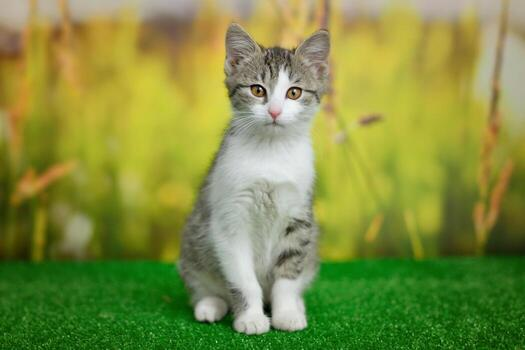
#> input picture cat.jpg, 525 x 350 px
$ jupyter execute --allow-errors 10_OpenCV_Features_and_Feature_Matching.ipynb
#> lines starting #> are read from the running program, lines starting #| are printed output that depends on the picture
# Notebook 10 — OpenCV Features & Feature Matching

## 1. What problem are we solving?

**Intuition:** Imagine taking a photo of a cat, then taking another photo where the same image is rotated or resized. We want to recognize which parts correspond.

**Straight definition:** Feature matching finds corresponding visual features between two images.

[cell 1]
import cv2
import matplotlib.pyplot as plt

img = cv2.imread("cat.jpg")
#> img is the input picture: shape (350, 525, 3); mean B, G, R 66.2, 142.5, 129.8
if img is None:
    raise FileNotFoundError("cat.jpg not found")

img_rgb = cv2.cvtColor(img, cv2.COLOR_BGR2RGB)
plt.imshow(img_rgb)
plt.axis("off")
plt.show()

## 2. What is a feature?

**Intuition:** A feature is a visually interesting landmark — for example, a corner, eye, or distinctive texture.

**Straight definition:** A feature is local image information that can be detected and described reliably.

We will represent important features using **keypoints**.

## 3. Keypoint

**Intuition:** Think of a keypoint as putting a pin on an interesting location in the image.

**Straight definition:** A keypoint stores the location and properties of a detected image feature.

**Example:** ORB can automatically find these pins.

[cell 2]
orb = cv2.ORB_create()
keypoints = orb.detect(img, None)
#> keypoints = 485 keypoints; strongest (x, y, size): (260, 88, 31), (295, 90, 37.2), (261, 88, 44.6), (259, 85, 37.2)

print("Number of keypoints:", len(keypoints))
#| Number of keypoints: 485

view = cv2.drawKeypoints(img_rgb, keypoints, None)
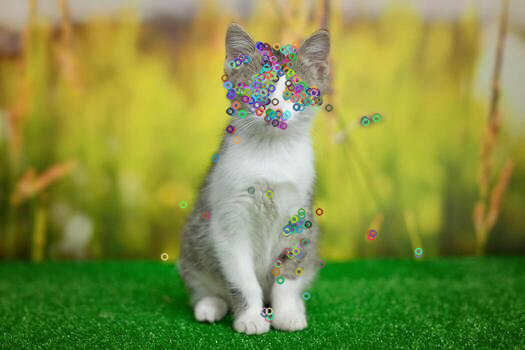
#> view: shape (350, 525, 3); mean R, G, B 129.4, 142.4, 66.5
plt.figure(figsize=(8, 6))
plt.imshow(view)
plt.axis("off")
plt.show()

## 4. Descriptor

**Intuition:** A keypoint tells us **where** the landmark is. A descriptor is like its **fingerprint** — it tells us what the surrounding region looks like.

**Straight definition:** A descriptor is a numerical representation of the image region around a keypoint.

**Example:**

[cell 3]
keypoints, descriptors = orb.detectAndCompute(img, None)

print("Keypoints:", len(keypoints))
#| Keypoints: 485
print("Descriptor shape:", descriptors.shape)
#| Descriptor shape: (485, 32)
plt.imshow(descriptors)
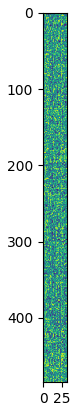
#> figure drawn by matplotlib, 1 panel

## 5. The basic pipeline

```text
Image
  ↓
Find keypoints
  ↓
Create descriptors
  ↓
Compare descriptors from two images
  ↓
Find matching features
```

This is the main idea of the entire notebook.

## 6. ORB

**Intuition:** ORB is a fast tool that finds interesting points and creates compact fingerprints for them.

**Straight definition:** ORB combines FAST-style keypoint detection with a binary BRIEF-style descriptor and orientation handling.

**Example:**

[cell 4]
orb = cv2.ORB_create(nfeatures=500)
keypoints, descriptors = orb.detectAndCompute(img, None)

print("Keypoints:", len(keypoints))
#| Keypoints: 485
print("Descriptor shape:", descriptors.shape)
#| Descriptor shape: (485, 32)

## 7. FAST

**Intuition:** FAST mainly asks: **“Does this location look like a corner?”**

**Straight definition:** FAST is a corner/keypoint detector based on intensity comparisons around a candidate pixel.

**Example:**

[cell 5]
fast = cv2.FastFeatureDetector_create()
fast_keypoints = fast.detect(img, None)
#> fast_keypoints = 1901 keypoints; strongest (x, y, size): (260, 88, 7), (295, 90, 7), (216, 341, 7), (286, 96, 7)
print("FAST keypoints:", len(fast_keypoints))
#| FAST keypoints: 1901

## 8. Why do we need two images?

Matching needs something to compare. We will create a second view from `cat.jpg` by rotating and resizing it.

```text
cat.jpg → image 1
cat.jpg → rotate + resize → image 2
```

[cell 6]
h, w = img.shape[:2]
#> h = 350; w = 525
M = cv2.getRotationMatrix2D((w/2, h/2), 15, 0.85)
img2 = cv2.warpAffine(img, M, (w, h))
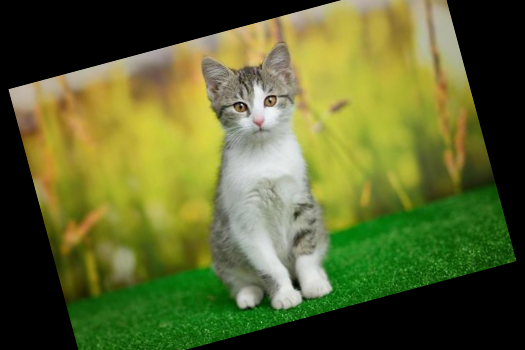
#> img2: shape (350, 525, 3); mean B, G, R 46.6, 101, 92.2

plt.figure(figsize=(12,5))
plt.subplot(1,2,1)
plt.imshow(img_rgb)
plt.axis("off")
plt.title("Original")
plt.subplot(1,2,2)
plt.imshow(cv2.cvtColor(img2, cv2.COLOR_BGR2RGB))
plt.axis("off")
plt.title("Rotated + resized")
plt.show()
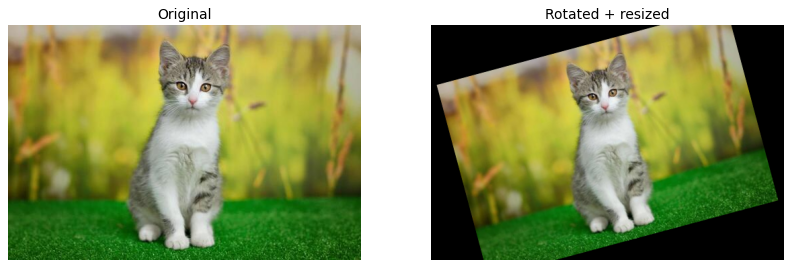
#> figure drawn by matplotlib, 2 panels

## 9. Matching

**Intuition:** We have fingerprints from image 1 and image 2. We ask: **which fingerprints look most alike?**

**Straight definition:** Feature matching pairs descriptors from two images according to descriptor distance.

For ORB, we normally use **Hamming distance**.

## 10. Hamming distance

**Intuition:** Count how many binary positions are different.

```text
A = 101100
B = 100110
      ↑  ↑

Distance = 2
```

**Straight definition:** Hamming distance counts differing bits. It is appropriate for ORB’s binary descriptors.

## 11. Brute-Force Matcher

**Intuition:** For every feature in image 1, compare it with features in image 2 and find the closest one.

**Straight definition:** `BFMatcher` performs descriptor-to-descriptor comparison using a selected distance metric.

**Example:**

[cell 7]
orb = cv2.ORB_create(nfeatures=800)
kp1, des1 = orb.detectAndCompute(img, None)
#> kp1 = 727 keypoints; strongest (x, y, size): (260, 88, 31), (295, 90, 37.2), (261, 88, 44.6), (259, 85, 37.2)
kp2, des2 = orb.detectAndCompute(img2, None)
#> kp2 = 739 keypoints; strongest (x, y, size): (241, 104, 31), (270, 98, 31), (242, 102, 31), (266, 97, 37.2)

bf = cv2.BFMatcher(cv2.NORM_HAMMING, crossCheck=True)
matches = bf.match(des1, des2)
#> matches = 408 matches
matches = sorted(matches, key=lambda m: m.distance)

print("Matches:", len(matches))
#| Matches: 408
print("Best distance:", matches[0].distance)
#| Best distance: 7.0

## 12. Visualizing matches

**Intuition:** Draw a line between two corresponding keypoints. If many lines connect similar places, the matching is working.

**Straight definition:** `drawMatches()` visualizes descriptor correspondences between two images.

**Example:**

[cell 8]
result = cv2.drawMatches(
    img, kp1, img2, kp2, matches[:40], None,
    flags=cv2.DrawMatchesFlags_NOT_DRAW_SINGLE_POINTS
)
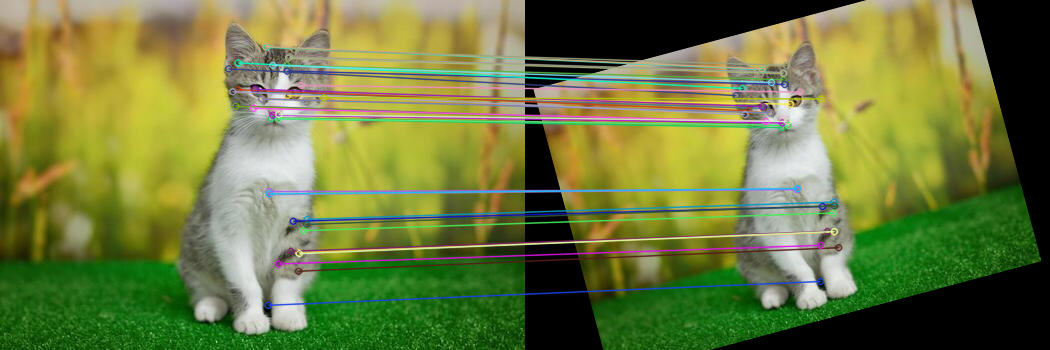
#> result: shape (350, 1050, 3); mean B, G, R 61.3, 121.8, 109.9

plt.figure(figsize=(15,7))
plt.imshow(cv2.cvtColor(result, cv2.COLOR_BGR2RGB))
plt.axis("off")
plt.show()

## 13. Why are some matches wrong?

**Intuition:** Two unrelated regions can sometimes look similar. The closest match is not automatically correct.

**Straight definition:** Descriptor similarity alone can produce ambiguous or incorrect correspondences.

So we need a way to reject weak matches.

## 14. KNN matching

**Intuition:** Instead of keeping only the best candidate, keep the **two best candidates**. Then we can see whether the best one is clearly better.

**Straight definition:** `knnMatch(..., k=2)` returns the two nearest descriptor matches for each descriptor.

**Example:**

[cell 9]
bf = cv2.BFMatcher(cv2.NORM_HAMMING)
knn_matches = bf.knnMatch(des1, des2, k=2)
#> knn_matches = 727 matches
print("Descriptor groups:", len(knn_matches))
#| Descriptor groups: 727

## 15. Ratio test

**Intuition:**

```text
Best = 20, Second = 80  → clearly better → good
Best = 20, Second = 22  → almost tied     → uncertain
```

**Straight definition:** Accept a match when

\[d_1 < r d_2\]

A common ratio is `0.75`.

[cell 10]
good_matches = []

for m, n in knn_matches:
    if m.distance < 0.75 * n.distance:
        good_matches.append(m)
#> after the loop, good_matches = 407 matches

print("Good matches:", len(good_matches))
#| Good matches: 407

## 16. SIFT

**Intuition:** SIFT looks for stronger landmarks that can remain recognizable when an image changes scale or rotation.

**Straight definition:** SIFT detects scale-space features and creates floating-point descriptors designed to be robust to scale and rotation.

**Important:** SIFT descriptors use **L2 distance**, unlike ORB’s Hamming distance.

[cell 11]
sift = cv2.SIFT_create()
kp1_s, des1_s = sift.detectAndCompute(img, None)
#> kp1_s = 425 keypoints; strongest (x, y, size): (268, 309, 7.9), (295, 90, 1.8), (293, 93, 2.2), (206, 310, 14.3)
kp2_s, des2_s = sift.detectAndCompute(img2, None)
#> kp2_s = 369 keypoints; strongest (x, y, size): (296, 284, 6.7), (22, 96, 16.8), (246, 298, 12.2), (286, 297, 15.7)

print("SIFT keypoints in image 1:", len(kp1_s))
#| SIFT keypoints in image 1: 425
print("Descriptor shape:", des1_s.shape)
#| Descriptor shape: (425, 128)

## 17. ORB vs SIFT

| ORB | SIFT |
|---|---|
| Binary descriptor | Floating-point descriptor |
| Hamming distance | L2 distance |
| Usually faster | Usually more computationally expensive |

For now, remember only this:

**ORB → binary → Hamming**

**SIFT → floating point → L2**

## 18. SIFT matching example

**Intuition:** Same matching idea as ORB; only the descriptor type and distance change.

**Straight definition:** Use a brute-force matcher with `NORM_L2` for SIFT descriptors.

[cell 12]
bf_sift = cv2.BFMatcher(cv2.NORM_L2)
knn_sift = bf_sift.knnMatch(des1_s, des2_s, k=2)
#> knn_sift = 425 matches

good_sift = []
for m, n in knn_sift:
    if m.distance < 0.75 * n.distance:
        good_sift.append(m)
#> after the loop, good_sift = 206 matches

print("Good SIFT matches:", len(good_sift))
#| Good SIFT matches: 206
